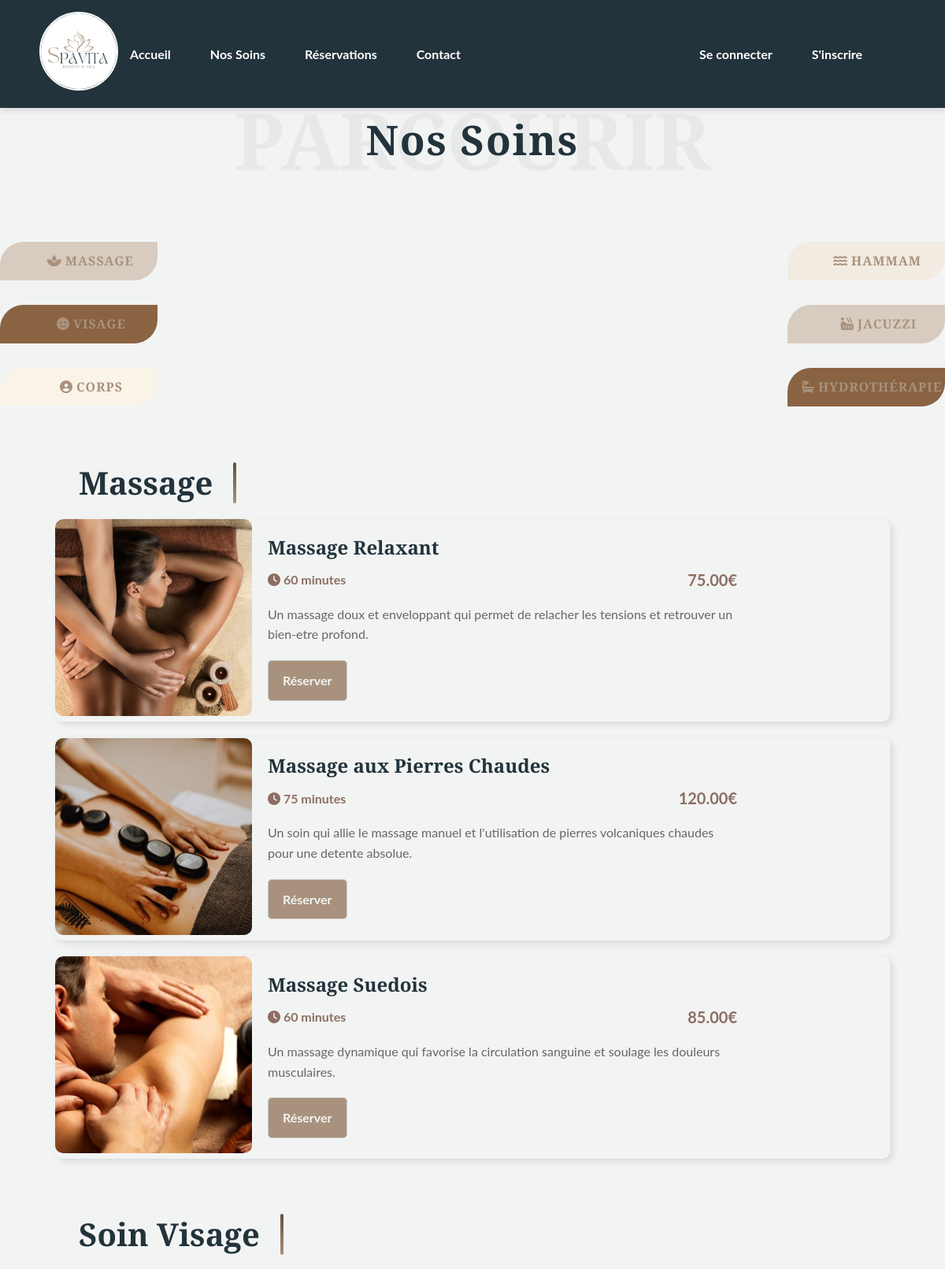
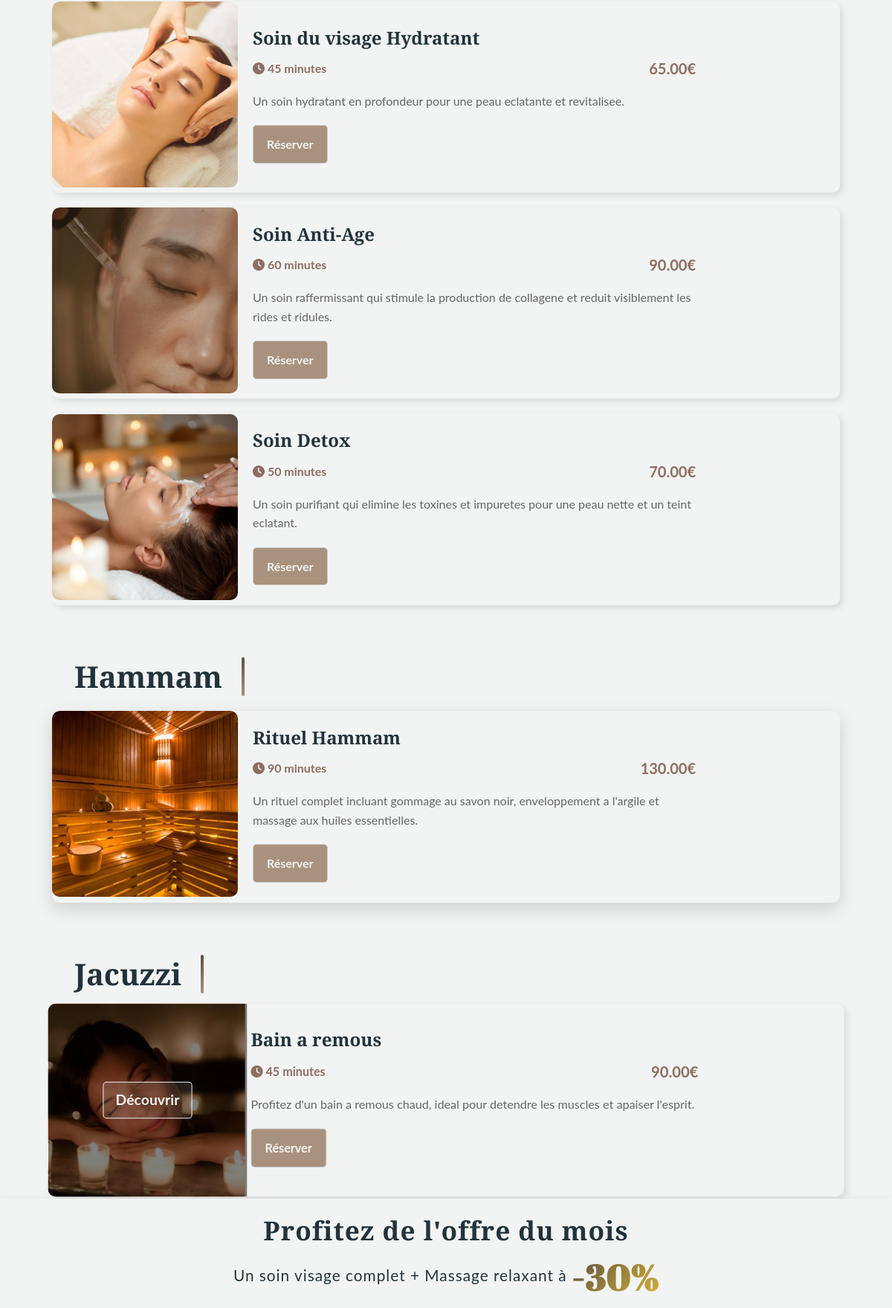
Screenshot of /index.php?page=soins (upper part) with the database file from the repository (2 pictures, top to bottom).
### tables this page shows
CREATE TABLE `soins` (
  `id` int(10) UNSIGNED NOT NULL,
  `nom` varchar(255) NOT NULL,
  `description` text NOT NULL,
  `prix` decimal(10,2) NOT NULL,
  `categorie` varchar(100) NOT NULL DEFAULT 'Massage',
  `duree` int(11) NOT NULL DEFAULT 60,
  `image` varchar(255) NOT NULL DEFAULT 'default.jpg'
);

### app/controllers/SoinController.php (called while the page is built, shortened)
<?php
require_once __DIR__ . '/../models/Soin.php';
class SoinController {
    private $model;
    public function __construct() {
        $this->model = new Soin();
    }
    public function soins() {
        $limit = 10;
        $page = isset($_GET['page']) && $_GET['page'] > 0 ? (int)$_GET['page'] : 1;
        $offset = ($page - 1) * $limit;
        $soins = $this->model->getAllSoins($limit, $offset);
        require_once __DIR__ . '/../views/soins.php';
    }
}

### config/config.php (called while the page is built)
<?php
class Database {
    private static $host = 'localhost';
    private static $dbname = 'spavita';
    private static $user = 'root';
    private static $pass = '';
    private static $pdo = null;
    public static function connect() {
        if (self::$pdo === null) {
            try {
                self::$pdo = new PDO(
                    "mysql:host=" . self::$host . ";dbname=" . self::$dbname . ";charset=utf8",
                    self::$user,
                    self::$pass
                );
                self::$pdo->setAttribute(PDO::ATTR_ERRMODE, PDO::ERRMODE_EXCEPTION);
            } catch (PDOException $e) {
                die("Erreur de connexion : " . $e->getMessage());
            }
        }
        return self::$pdo;
    }
}
?>

### app/models/Soin.php (called while the page is built, shortened)
<?php
require_once  '../config/config.php';
class Soin {
    private $pdo;
    public function __construct() {
        $this->pdo = Database::connect();
    }
    public function getAllSoins($limit = 10, $offset = 0) {
        $limit = max(0, (int) $limit);
        $offset = max(0, (int) $offset);
        $stmt = $this->pdo->prepare("SELECT id, nom, description, prix, categorie, duree, image FROM soins LIMIT :limit OFFSET :offset");
        $stmt->bindParam(':limit', $limit, PDO::PARAM_INT);
        $stmt->bindParam(':offset', $offset, PDO::PARAM_INT);
        $stmt->execute();
        return $stmt->fetchAll(PDO::FETCH_ASSOC);
    }
}
?>

### app/views/soins.php (the view, shortened to what this page needs)
<?php
require_once 'header.php';
$soinsParCategorie = [];
foreach ($soins as $soin) {
    $categorie = $soin['categorie'];
    if (!isset($soinsParCategorie[$categorie])) {
        $soinsParCategorie[$categorie] = [];
}
$soinsParCategorie[$categorie] [] =$soin;
}
?>
<div class="heading">
            <h1>PARCOURIR</h1>
            <h2>Nos Soins</h2>
</div>
<nav class="soin-navigation">
        <ul class="soin-nav-links">
            <li><a href="#massage" class="cat-link"><i class="fas fa-spa"></i><span>Massage</span></a></li>
            <li><a href="#soin_visage" class="cat-link"><i class="fas fa-smile"></i><span>Visage</span></a></li>
            <li><a href="#soin_du_corp" class="cat-link"><i class="fas fa-user-circle"></i><span>Corps</span></a></li>
            <li><a href="#hammam" class="cat-link"><i class="fas fa-water"></i><span>Hammam</span></a></li>
            <li><a href="#jacuzzi" class="cat-link"><i class="fas fa-hot-tub"></i><span>Jacuzzi</span></a></li>
            <li><a href="#hydrotherapie" class="cat-link"><i class="fas fa-bath"></i><span>Hydrothérapie</span></a></li>
        </ul>
</nav>
<div class="soins-decouverte-container">
    <?php if (empty($soinsParCategorie)): ?>
        <p class="no-soins">Aucun soin disponible pour le moment.</p>
    <?php else: ?>
        <?php foreach ($soinsParCategorie as $categorie => $soinsDeCetteCategorie): ?>
            <section id="<?= strtolower(str_replace(' ', '_', $categorie)) ?>" class="categorie-section">
            <h2 class="categorie-title"><?= htmlspecialchars($categorie) ?></h2>
            <div class="categorie-soins-grid">
                <?php foreach ($soinsDeCetteCategorie as $soin): ?>
                <div class="soin-card">
                    <div class="soin-card-img">
                        <img src="assets/images/<?= !empty($soin['image']) ? htmlspecialchars($soin['image']) : 'default.jpg' ?>" alt="<?= htmlspecialchars($soin['nom']) ?>">
                    </div>
                    <div class="soin-card-content">
                        <h3><?= htmlspecialchars($soin['nom']) ?></h3>
                        <div class="soin-details">
                            <span><i class="fas fa-clock"></i> <?= htmlspecialchars($soin['duree']) ?> minutes</span>
                            <span class="soin-price"><?= number_format($soin['prix'], 2) ?>€</span>
                        </div>
                        <p><?= htmlspecialchars($soin['description']) ?></p>
                         <div class="soin-action">
                            <a href="index.php?page=reservations&soin_id=<?= $soin['id'] ?>" class="btn btn-primary">Réserver</a>
                         </div>
                        </div>
                    </div>
                    <?php endforeach; ?>
                </div>
            </section>
        <?php endforeach; ?>
    <?php endif; ?>
</div>
<section class="offre-mois"id="offre-mois">
    <div class="offre-container">
        <h2>Profitez de l'offre du mois</h2>
        <p>Un soin visage complet + Massage relaxant à
            <span class="shine-text"> -30%</span></p>
    </div>
</section>
<?php require_once 'footer.php'; ?>

### public/assets/css/style.css (style rules this page uses)
:root { --primary-color: #A9927D; --secondary-color: #5E503F; --tertiary-color: #22333B; --white-color: #F2F4F3; --black-color: #000; --color-overlay: rgba(34, 51, 59, 0.7); --danger: rgb(162, 8, 8); --font-main:'Playfair Display', Georgia, serif; --font-body: 'Lato', sans-serif; --transition: all 0.3s ease; --radius: 4px; --shadow: 0 4px 12px rgba(0,0,0,0.1); --shadow-hover: 0 8px 24px rgba(0,0,0,0.15); }
* { box-sizing: border-box; margin: 0; margin: 0; padding: 0; }
html, body { height: 100%; font-size: 16px; scroll-behavior: smooth; scroll-padding-top: 5rem; height: 100%; }
body { display: flex; flex-direction: column; font-family: var(--font-body); height: 100%; min-height: 100vh; background-color: var(--white-color); color: var(--black-color); line-height: 1.6; overflow-x: hidden; display: flex; flex-direction: column; }
nav ul { display: flex; list-style: none; gap: 20px; padding:0; }
nav ul li { position:relative; }
nav ul li a { text-decoration: none; font-weight: bold; color: #fff; padding: 10px 15px; display: block; transition: color 0.3s ease-in-out; }
nav ul li a::after { content: ''; position: absolute; bottom: -5px; left: 50%; width: 0; height: 3px; background-color: #F2F4F3; transform: translateX(-50%); transition: all 0.3s ease-in-out; }
a { text-decoration: none; color: inherit; }
ul { list-style: none; }
h1, h2, h3, h4, h5, h6 { font-family: var(--font-main); font-weight:600; margin-bottom: 1rem; line-height: 1.3; color: var(--tertiary-color); }
h1 { font-size: 2.5rem; }
h2 { font-size: 2.2rem; }
h3 { font-size: 1.8rem; }
p { margin-bottom: 1.2 rem; }
.btn { text-decoration: none; display: inline-block; padding: 12px 28px; border-radius: var(--radius); border: 1px solid transparent; margin-bottom: 0; font-weight: 500; text-align: center; cursor: pointer; color: #333; font-family: var(--font-body); position:relative; overflow: hidden; z-index: 1; background-color: #fff; border-color: #ccc; transition: var(--transition); }
.heading { position: relative; text-align: center; margin-bottom: 60px; padding-top: 80px; }
.heading h1 { font-size: 100px; font-weight: 600; opacity: 0.05; font-family: var(--font-main); position: absolute; top: 50%; left: 50%; transform: translate(-50%, -50%); white-space: nowrap; z-index: 0; }
.heading h2 { position: absolute; top: 50%; left: 50%; transform: translate(-50%, -50%); font-size: 52px; font-family: var(--font-main); font-weight: 700; color: var(--tertiary-color); letter-spacing: 2px; z-index: 1; }

### rows the page displays
soins: image (picture), nom "Massage Relaxant", duree "60", prix "75.00", description "Un massage doux et enveloppant qui permet de relacher les tensions et retrouver un bien-etre profond."
soins: image (picture), nom "Massage aux Pierres Chaudes", duree "75", prix "120.00", description "Un soin qui allie le massage manuel et l'utilisation de pierres volcaniques chaudes pour une detente absolue."
soins: image (picture), nom "Massage Suedois", duree "60", prix "85.00", description "Un massage dynamique qui favorise la circulation sanguine et soulage les douleurs musculaires."
soins: image (picture), nom "Soin du visage Hydratant", duree "45", prix "65.00", description "Un soin hydratant en profondeur pour une peau eclatante et revitalisee."
soins: image (picture), nom "Soin Anti-Age", duree "60", prix "90.00", description "Un soin raffermissant qui stimule la production de collagene et reduit visiblement les rides et ridules."
soins: image (picture), nom "Soin Detox", duree "50", prix "70.00", description "Un soin purifiant qui elimine les toxines et impuretes pour une peau nette et un teint eclatant."
soins: image (picture), nom "Rituel Hammam", duree "90", prix "130.00", description "Un rituel complet incluant gommage au savon noir, enveloppement a l'argile et massage aux huiles essentielles."
soins: categorie "Jacuzzi", image (picture), nom "Bain a remous", duree "45", prix "90.00", description "Profitez d'un bain a remous chaud, ideal pour detendre les muscles et apaiser l'esprit."

### other values shown
$categorie "Massage"
$categorie "Soin Visage"
$categorie "Hammam"
